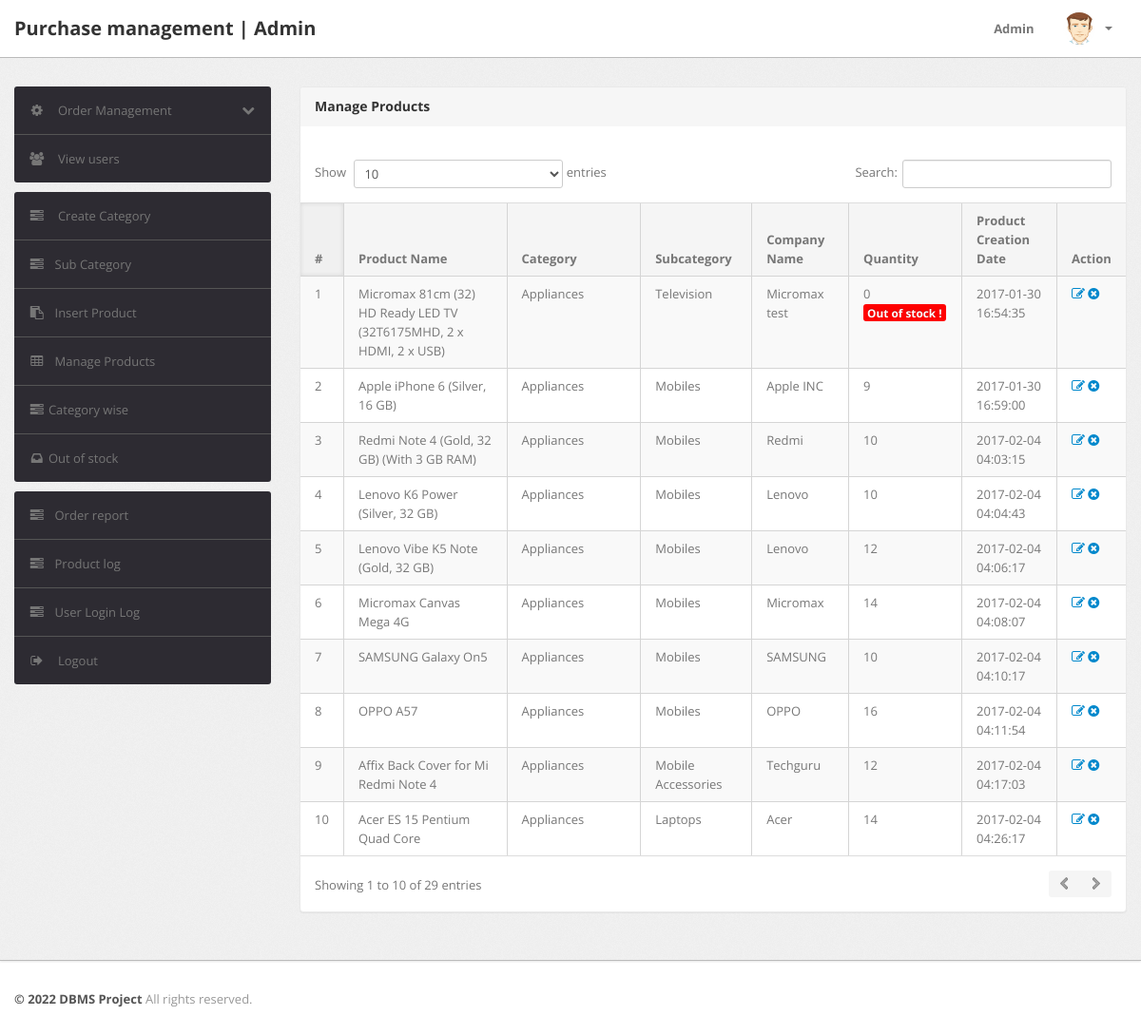
/admin/manage-products.php (signed in), run on the app's committed database.
### tables this page shows
CREATE TABLE `products` (
  `id` int(11) NOT NULL,
  `category` int(11) NOT NULL,
  `subCategory` int(11) DEFAULT NULL,
  `productName` varchar(255) DEFAULT NULL,
  `productCompany` varchar(255) DEFAULT NULL,
  `productPrice` int(11) DEFAULT NULL,
  `productPriceBeforeDiscount` int(11) DEFAULT NULL,
  `productDescription` longtext DEFAULT NULL,
  `productImage1` varchar(255) DEFAULT NULL,
  `productImage2` varchar(255) DEFAULT NULL,
  `productImage3` varchar(255) DEFAULT NULL,
  `shippingCharge` int(11) DEFAULT NULL,
  `productAvailability` varchar(255) DEFAULT NULL,
  `postingDate` timestamp NULL DEFAULT current_timestamp(),
  `updationDate` varchar(255) DEFAULT NULL,
  `quantity` int(10) NOT NULL
);

CREATE TABLE `category` (
  `id` int(11) NOT NULL,
  `categoryName` varchar(255) DEFAULT NULL,
  `categoryDescription` longtext DEFAULT NULL,
  `creationDate` timestamp NOT NULL DEFAULT current_timestamp(),
  `updationDate` varchar(255) DEFAULT NULL
);

CREATE TABLE `subcategory` (
  `id` int(11) NOT NULL,
  `categoryid` int(11) DEFAULT NULL,
  `subcategory` varchar(255) DEFAULT NULL,
  `creationDate` timestamp NULL DEFAULT current_timestamp(),
  `updationDate` varchar(255) DEFAULT NULL
);

### admin/manage-products.php (the view, shortened to what this page needs)
<?php
include('include/config.php');
if(strlen($_SESSION['alogin'])==0)
	{
header('location:index.php');
}
else{
?>
<!DOCTYPE html>
<html lang="en">
<head>
	<link type="text/css" href="bootstrap/css/bootstrap.min.css" rel="stylesheet">
	<link type="text/css" href="bootstrap/css/bootstrap-responsive.min.css" rel="stylesheet">
	<link type="text/css" href="css/theme.css" rel="stylesheet">
	<link type="text/css" href="images/icons/css/font-awesome.css" rel="stylesheet">
</head>
<body>
<?php include('include/header.php');?>
	<div class="wrapper">
		<div class="container">
			<div class="row">
<?php include('include/sidebar.php');?>
			<div class="span9">
					<div class="content">
	<div class="module">
							<div class="module-head">
								<h3>Manage Products</h3>
							</div>
							<div class="module-body table">
									<br />
								<table cellpadding="0" cellspacing="0" border="0" class="datatable-1 table table-bordered table-striped	 display" width="100%">
									<thead>
										<tr>
											<th>#</th>
											<th>Product Name</th>
											<th>Category </th>
											<th>Subcategory</th>
											<th>Company Name</th>
											<th>Quantity</th>
											<th>Product Creation Date</th>
											<th>Action</th>
										</tr>
									</thead>
									<tbody>
<?php $query=mysqli_query($con,"select products.*,category.categoryName,subcategory.subcategory from products join category on category.id=products.category join subcategory on subcategory.id=products.subCategory");
$cnt=1;
while($row=mysqli_fetch_array($query))
{
?>
										<tr>
											<td><?php echo htmlentities($cnt);?></td>
											<td><?php echo htmlentities($row['productName']);?></td>
											<td><?php echo htmlentities($row['categoryName']);?></td>
											<td> <?php echo htmlentities($row['subcategory']);?></td>
											<td><?php echo htmlentities($row['productCompany']); ?></td>
											<td><?php echo htmlentities($row['quantity']);
											if($row['quantity']==0){
												echo '<span class="label label-danger" style="background-color: red">Out of stock !</span>';
											}
											?></td>
											<td><?php echo htmlentities($row['postingDate']);?></td>
											<td>
											<a href="edit-products.php?id=<?php echo $row['id']?>" ><i class="icon-edit"></i></a>
											<a href="manage-products.php?id=<?php echo $row['id']?>&del=delete" onClick="return confirm('Are you sure you want to delete?')"><i class="icon-remove-sign"></i></a></td>
										</tr>
										<?php $cnt=$cnt+1; } ?>
								</table>
							</div>
						</div>
					</div>
				</div>
			</div>
		</div>
	</div>
<?php include('include/footer.php');?>
</body>
<?php } ?>

### data on the page
products: productName "Micromax 81cm (32) HD Ready LED TV (32T6175MHD, 2 x HDMI, 2 x USB)", category.categoryName "Appliances", subcategory.subcategory "Television", productCompany "Micromax test", quantity "0", shows "Out of stock !", postingDate "2017-01-30 16:54:35"
products: productName "Apple iPhone 6 (Silver, 16 GB)", category.categoryName "Appliances", subcategory.subcategory "Mobiles", productCompany "Apple INC", quantity "9", postingDate "2017-01-30 16:59:00"
products: productName "Redmi Note 4 (Gold, 32 GB) (With 3 GB RAM)", category.categoryName "Appliances", subcategory.subcategory "Mobiles", productCompany "Redmi", quantity "10", postingDate "2017-02-04 04:03:15"
products: productName "Lenovo K6 Power (Silver, 32 GB)", category.categoryName "Appliances", subcategory.subcategory "Mobiles", productCompany "Lenovo", quantity "10", postingDate "2017-02-04 04:04:43"
products: productName "Lenovo Vibe K5 Note (Gold, 32 GB)", category.categoryName "Appliances", subcategory.subcategory "Mobiles", productCompany "Lenovo", quantity "12", postingDate "2017-02-04 04:06:17"
products: productName "Micromax Canvas Mega 4G", category.categoryName "Appliances", subcategory.subcategory "Mobiles", productCompany "Micromax", quantity "14", postingDate "2017-02-04 04:08:07"
products: productName "SAMSUNG Galaxy On5", category.categoryName "Appliances", subcategory.subcategory "Mobiles", productCompany "SAMSUNG", quantity "10", postingDate "2017-02-04 04:10:17"
products: productName "OPPO A57", category.categoryName "Appliances", subcategory.subcategory "Mobiles", productCompany "OPPO", quantity "16", postingDate "2017-02-04 04:11:54"
products: productName "Affix Back Cover for Mi Redmi Note 4", category.categoryName "Appliances", subcategory.subcategory "Mobile Accessories", productCompany "Techguru", quantity "12", postingDate "2017-02-04 04:17:03"
products: productName "Acer ES 15 Pentium Quad Core", category.categoryName "Appliances", subcategory.subcategory "Laptops", productCompany "Acer", quantity "14", postingDate "2017-02-04 04:26:17"
